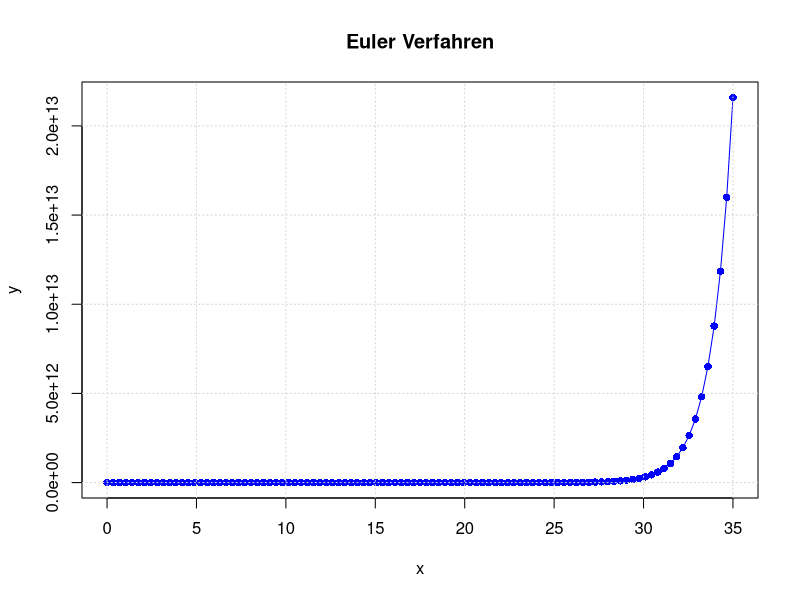
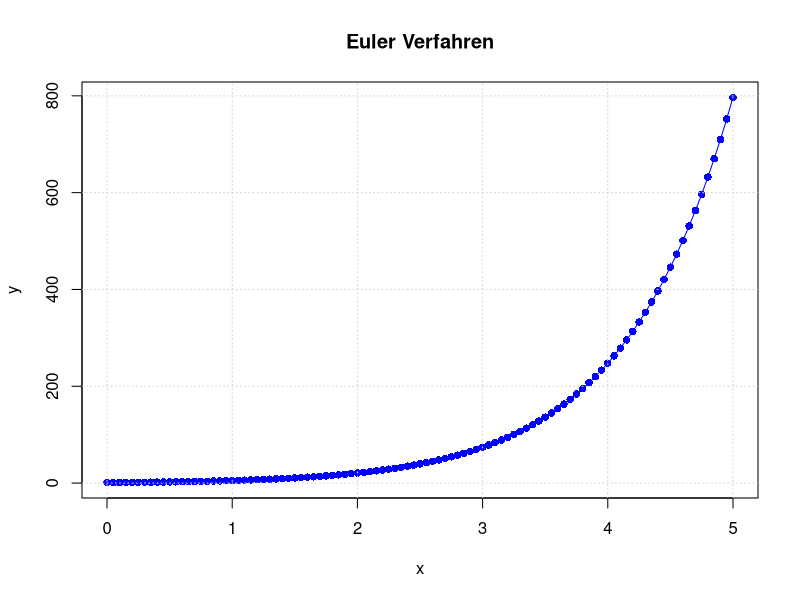

These charts were generated, in order, by the following R code:
# Mathematik für Informatik 4: Übung 9
# Author: itsrye.dev
# Year: 2025

euler_plot <- function(f, x0, y0, h, n) {
  # Startwerte
  x <- numeric(n + 1)
  y <- numeric(n + 1)
  
  x[1] <- x0
  y[1] <- y0
  
  # Explizites Euler Verfahren
  for (i in 1:n) {
    y[i + 1] <- y[i] + h * f(x[i], y[i])
    x[i + 1] <- x[i] + h
  }
  
  plot(
    x, y,
    type = "o",
    pch = 16,
    col = "blue",
    xlab = "x",
    ylab = "y",
    main = "Euler Verfahren"
  )
  
  grid()
}


# Explizites Euler Verfahren
eulerStreckenzug <- function(func, x0, y0, h, n){
  x <- x0
  y <- y0
  for (i in 1:n) {
    y_neu <- y + h * func(x,y)
    x_neu <- x +h
    x <- x_neu
    y <- y_neu
    cat(sprintf("Schritt %d: x=%g, y=%g\n", i, x,y))
  }
}

f1b <- function(x,y){
  x + y
}

eulerStreckenzug(f1b, 0, 1, 0.01, 10)
euler_plot(f1b, 0, 1, 0.35, 100)

# Aus dem Übungsblatt
f1 <- function(x,y){
  y + exp(x)
}

eulerStreckenzug(f1, 0, 1, 0.05, 10)
euler_plot(f1, 0, 1, 0.05, 100)
